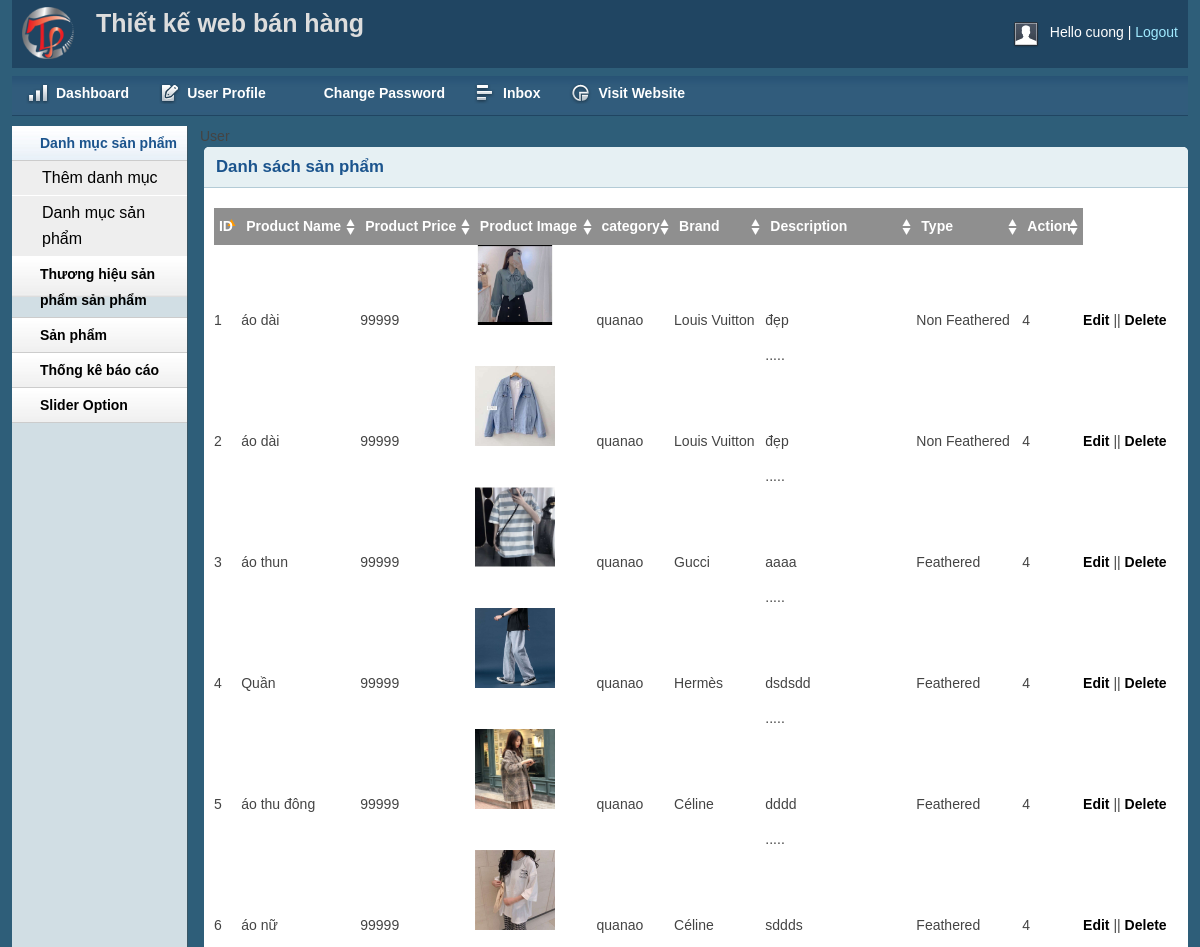
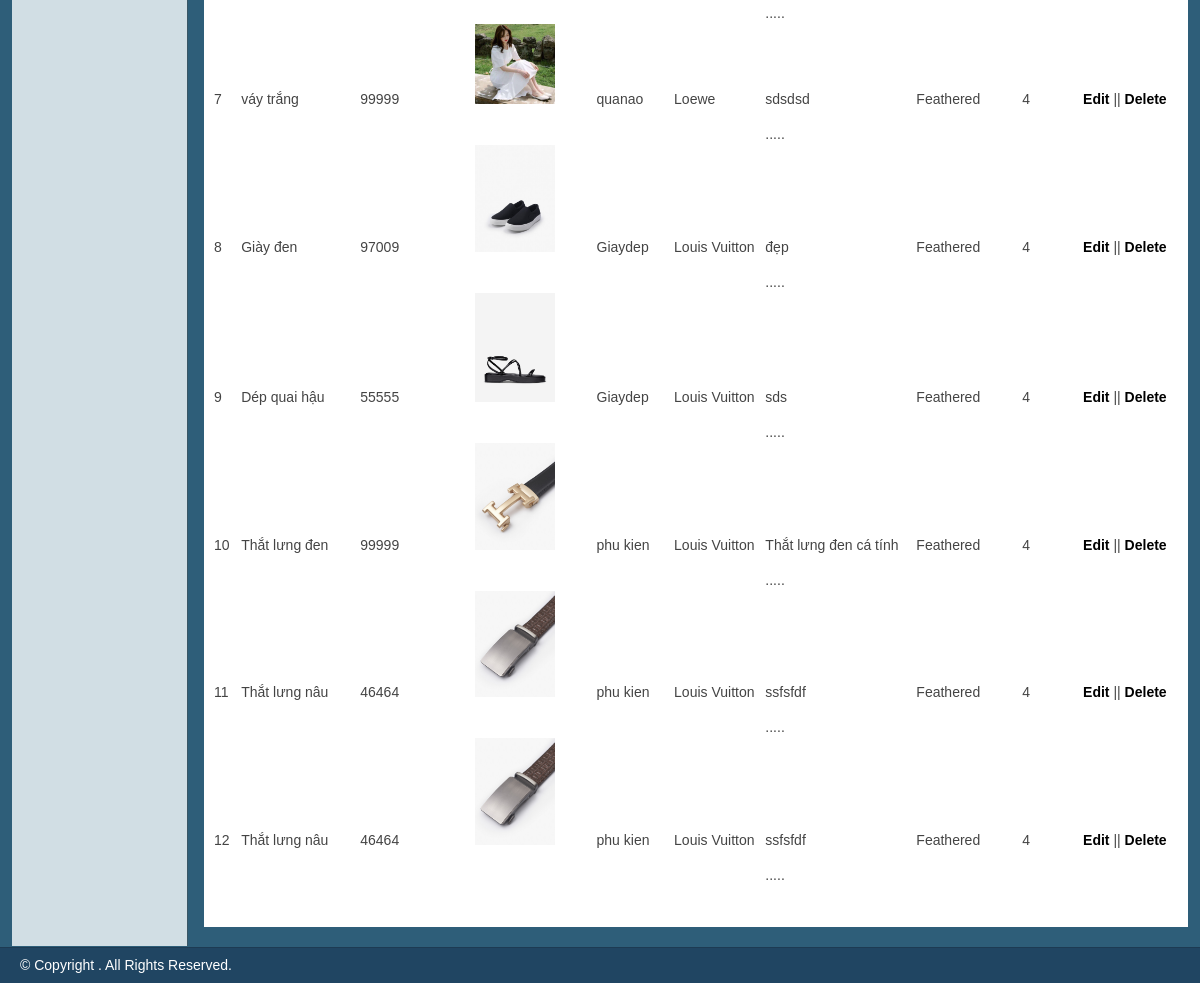
The app's page /admin/productlist.php (signed in) with its own data (2 pictures, top to bottom).
### tables this page shows
CREATE TABLE `tbl_product` (
  `product_id` int(11) NOT NULL,
  `product_Name` tinytext NOT NULL,
  `cat_id` int(11) NOT NULL,
  `brand_id` int(11) NOT NULL,
  `decription` text NOT NULL,
  `type` int(11) NOT NULL,
  `price` varchar(255) NOT NULL,
  `image` varchar(255) NOT NULL
);

CREATE TABLE `tbl_category` (
  `cat_id` int(11) NOT NULL,
  `cat_Name` varchar(255) NOT NULL
);

CREATE TABLE `tbl_brand` (
  `brand_id` int(11) NOT NULL,
  `brand_Name` varchar(255) NOT NULL
);

### lib/database.php (called while the page is built, shortened)
<?php
Class Database{
   public $host   = DB_HOST;
   public $user   = DB_USER;
   public $pass   = DB_PASS;
   public $dbname = DB_NAME;
   public $link;
private function connectDB(){
   $this->link = new mysqli($this->host, $this->user, $this->pass,
    $this->dbname);
 }
public function select($query){
  $result = $this->link->query($query) or
   die($this->link->error.__LINE__);
  if($result->num_rows > 0){
    return $result;
  } else {
    return false;
  }
 }
}

### class/product.php (called while the page is built, shortened)
<?php
$filepath = realpath(dirname(__FILE__));
    require_once $filepath.'/../lib/database.php';
    require_once $filepath.'/../helper/format.php';
?>
<?php
    class product
    {
        private $db;
        public function __construct()
        {
            $this->db=new Database();
        }
        public function show_product(){
            $query="select tbl_product.*, tbl_category.cat_Name, tbl_brand.brand_Name from tbl_product, tbl_brand ,tbl_category
            where tbl_product.cat_id=tbl_category.cat_id and tbl_product.brand_id = tbl_brand.brand_id ";
            $result=$this->db->select($query);
            return $result;
        }
    }
?>

### helper/format.php (called while the page is built, shortened)
<?php
class Format{
 public function textShorten($text, $limit = 400){
    $text = $text. " ";
    $text = substr($text, 0, $limit);
    $text = substr($text, 0, strrpos($text, ' '));
    $text = $text.".....";
    return $text;
 }
}
?>

### admin/productlist.php (the view, shortened to what this page needs)
<?php include 'inc/header.php';?>
<?php include 'inc/sidebar.php';?>
<?php include '../class/product.php'; ?>
<?php include_once '../helper/format.php'; ?>
<div class="grid_10">
    <div class="box round first grid">
        <h2>Danh sách sản phẩm</h2>
        <div class="block">
            <table class="data display datatable" id="example">
                <thead>
                    <tr>
                        <th>ID</th>
                        <th>Product Name</th>
                        <th>Product Price</th>
                        <th>Product Image</th>
                        <th>category</th>
                        <th>Brand</th>
                        <th>Description</th>
                        <th>Type</th>
                        <th>Action</th>
                    </tr>
                </thead>
                <tbody>
                    <?php
						$product = new product();
						$fm = new Format();
						$productlist= $product -> show_product();
						if($productlist){
							$i=0;
							while($result=$productlist->fetch_assoc()){
								$i++;
					?>
                    <tr class="odd gradeX">
                        <td><?php echo $i ?></td>
                        <td><?php echo $result['product_Name'] ?></td>
                        <td><?php echo $result['price'] ?></td>
                        <td> <img alt="" src=" upload/<?php echo $result['image'] ?> " width="80"></td>
                        <td><?php echo $result['cat_Name'] ?></td>
                        <td><?php echo $result['brand_Name'] ?></td>
                        <td><?php echo $fm->textShorten( $result['decription'], 50)?></td>
                        <td><?php
							if($result['type']==0){
								echo 'Feathered';
							}else{
								echo 'Non Feathered';
							}
						?></td>
                        <td class="center"> 4</td>
                        <td><a href="productedit.php?product_id=<?php echo $result['product_id']?>">Edit</a> || <a
                                onclick="return confirm('bạn có chắc chắn muốn xóa?')"
                                href="productlist.php?product_id=<?php echo $result['product_id']?>">Delete</a></td>
                    </tr>
                    <?php
						}}
					?>
                </tbody>
            </table>
        </div>
    </div>
</div>
<?php include 'inc/footer.php';?>

### admin/css/layout.css (style rules this page uses)
body { background: #fff none repeat scroll 0 0; color: #444; font-size: 14px; padding: 0; }
a { color: #000; font-weight:bold; text-decoration: none; }
h1, h2, h3, h4, h5, h6 { line-height:1.2em; margin-bottom:.3em; }
h2 { margin-top:1em; }
.box { background:#fff; margin-bottom:20px; padding:10px 10px 10px 10px; margin-left:-8px; }
.box.grid { padding-bottom:40px; }
.box.round { -moz-border-radius: 5px 5px 0px 0px; -webkit-border-radius: 5px 5px 0px 0px; border-radius: 5px 5px 0px 0px; }
.box h2 { font-size:1.2em; font-weight:bold; color:#1B548D; background:#E6F0F3; margin:-10px -10px 0 -10px; padding:10px 12px; border-bottom:1px solid #B3CBD6; -moz-border-radius: 5px 5px 0px 0px; -webkit-border-radius: 5px 5px 0px 0px; border-radius: 5px 5px 0px 0px; }
.box.first { min-height: 406px; }
.block { padding-top:20px; }
p { margin-bottom:1em; }
.block { padding-bottom:1px; }
table.display { margin: 0 auto; clear: both; width: 100%; }
.sorting_asc { background: #8f8f8f url(../img/table/sort_asc.png) no-repeat center right; padding:8px 5px; text-align:left; color:#fff; }
.sorting { background:#8f8f8f url(../img/table/sort_both.png) no-repeat center right; padding:8px 5px; text-align:left; color:#fff; }

### records on screen
tbl_product: product_Name "áo dài", price "99999", image (picture), cat.cat_Name "quanao", brand.brand_Name "Louis Vuitton", decription "đẹp .....", type "Non Feathered"
tbl_product: product_Name "áo dài", price "99999", image (picture), cat.cat_Name "quanao", brand.brand_Name "Louis Vuitton", decription "đẹp .....", type "Non Feathered"
tbl_product: product_Name "áo thun", price "99999", image (picture), cat.cat_Name "quanao", brand.brand_Name "Gucci", decription "aaaa .....", type "Feathered"
tbl_product: product_Name "Quần", price "99999", image (picture), cat.cat_Name "quanao", brand.brand_Name "Hermès", decription "dsdsdd .....", type "Feathered"
tbl_product: product_Name "áo thu đông", price "99999", image (picture), cat.cat_Name "quanao", brand.brand_Name "Céline", decription "dddd .....", type "Feathered"
tbl_product: product_Name "áo nữ", price "99999", image (picture), cat.cat_Name "quanao", brand.brand_Name "Céline", decription "sddds .....", type "Feathered"
tbl_product: product_Name "váy trắng", price "99999", image (picture), cat.cat_Name "quanao", brand.brand_Name "Loewe", decription "sdsdsd .....", type "Feathered"
tbl_product: product_Name "Giày đen", price "97009", image (picture), cat.cat_Name "Giaydep", brand.brand_Name "Louis Vuitton", decription "đẹp .....", type "Feathered"
tbl_product: product_Name "Dép quai hậu", price "55555", image (picture), cat.cat_Name "Giaydep", brand.brand_Name "Louis Vuitton", decription "sds .....", type "Feathered"
tbl_product: product_Name "Thắt lưng đen", price "99999", image (picture), cat.cat_Name "phu kien", brand.brand_Name "Louis Vuitton", decription "Thắt lưng đen cá tính .....", type "Feathered"
tbl_product: product_Name "Thắt lưng nâu", price "46464", image (picture), cat.cat_Name "phu kien", brand.brand_Name "Louis Vuitton", decription "ssfsfdf .....", type "Feathered"
tbl_product: product_Name "Thắt lưng nâu", price "46464", image (picture), cat.cat_Name "phu kien", brand.brand_Name "Louis Vuitton", decription "ssfsfdf .....", type "Feathered"

### other values on screen
session::get('ad_Name') "cuong"
